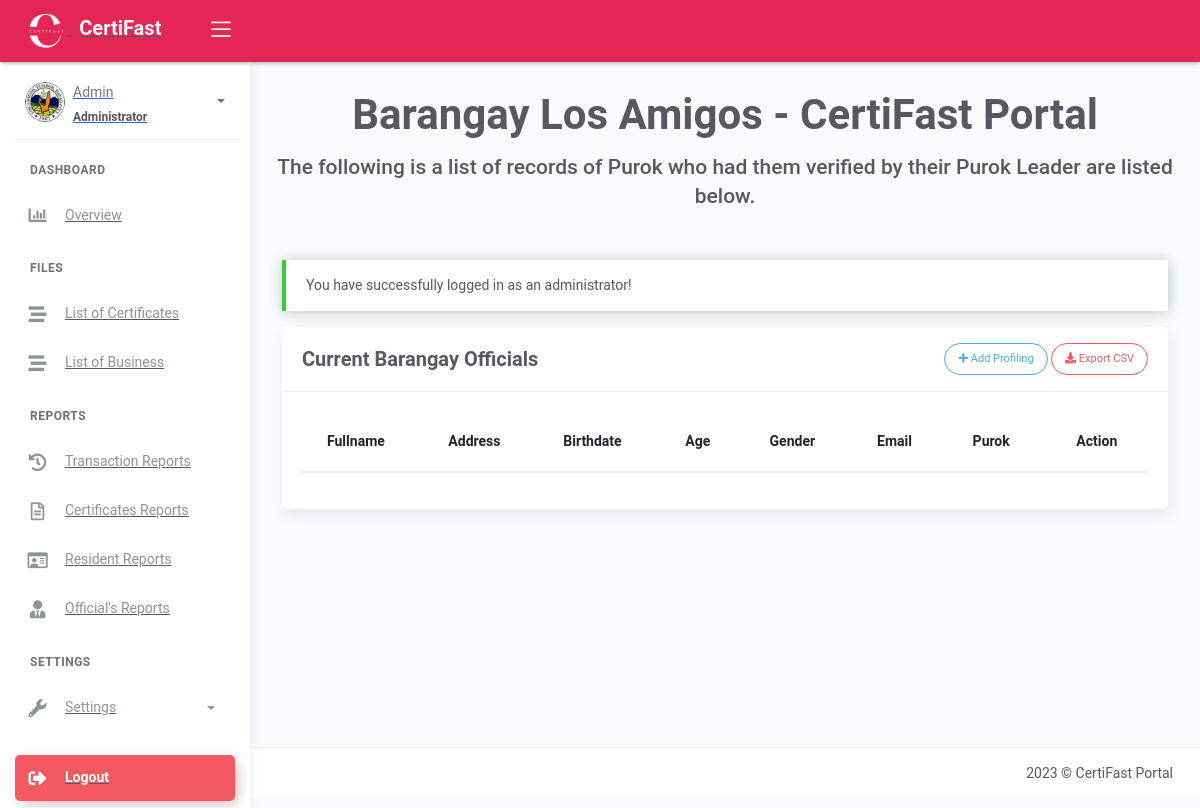
Before: /purok_records.php (signed in) with the older database file.
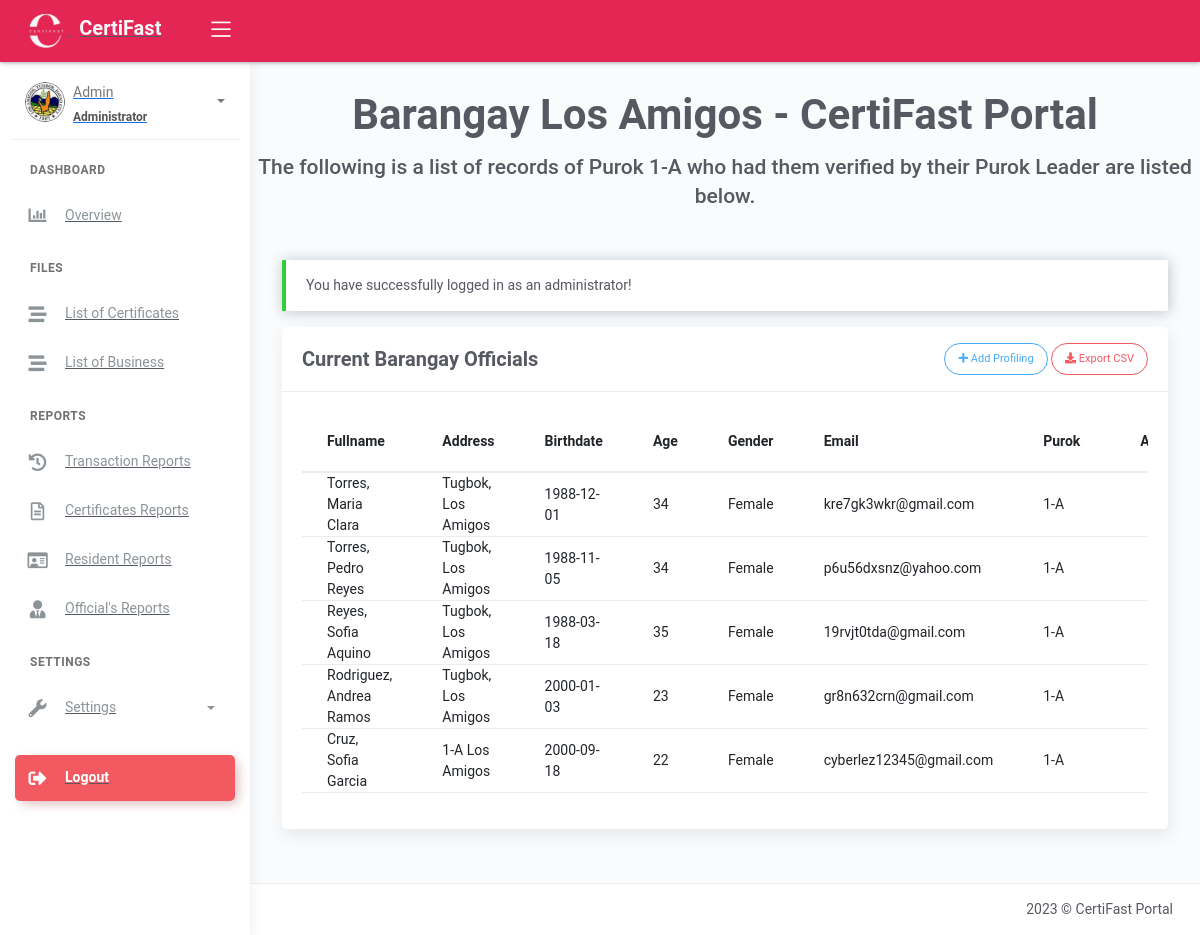
After: the same page with the newer database file.
### tables this page shows
CREATE TABLE `tblpurok_records` (
  `id` int(11) NOT NULL AUTO_INCREMENT,
  `national_id` varchar(100) DEFAULT NULL,
  `citizenship` varchar(50) DEFAULT NULL,
  `picture` text DEFAULT NULL,
  `firstname` varchar(50) DEFAULT NULL,
  `middlename` varchar(50) DEFAULT NULL,
  `lastname` varchar(50) DEFAULT NULL,
  `address` varchar(20) DEFAULT NULL,
  `birthplace` varchar(80) DEFAULT NULL,
  `birthdate` date DEFAULT NULL,
  `age` int(11) DEFAULT NULL,
  `civilstatus` varchar(20) DEFAULT NULL,
  `gender` varchar(20) DEFAULT NULL,
  `purok` varchar(50) DEFAULT NULL,
  `voterstatus` varchar(20) DEFAULT NULL,
  `taxno` varchar(30) DEFAULT NULL,
  `phone` varchar(50) DEFAULT NULL,
  `email` varchar(50) DEFAULT NULL,
  `occupation` varchar(100) DEFAULT NULL,
  `remarks` text DEFAULT NULL,
  `resident_type` int(11) DEFAULT 1,
  `purpose` text DEFAULT NULL,
  `residency_status` varchar(50) NOT NULL,
  PRIMARY KEY (`id`)
);

CREATE TABLE `tbl_user_admin` (
  `id` int(11) NOT NULL AUTO_INCREMENT,
  `fullname` varchar(50) NOT NULL,
  `username` varchar(50) DEFAULT NULL,
  `purok` varchar(50) NOT NULL,
  `password` varchar(100) DEFAULT NULL,
  `user_type` varchar(20) DEFAULT NULL,
  `avatar` text DEFAULT NULL,
  `created_at` timestamp NOT NULL DEFAULT current_timestamp(),
  PRIMARY KEY (`id`)
);

### purok_records.php (the view, shortened to what the changed rows need)
<?php
include 'server/server.php';
$username = $_SESSION["username"];
$sql = "SELECT *, r.id AS id FROM tblpurok_records AS r JOIN tbl_user_admin AS a ON r.purok = a.purok WHERE a.username = ?";
$stmt = $conn->prepare($sql);
$stmt->bind_param("s", $username);
$stmt->execute();
$result = $stmt->get_result();
$resident = array();
while ($row = $result->fetch_assoc()) {
    $resident[] = $row;
}
?>
<!DOCTYPE html>
<html lang="en">
<head>
	<?php include 'templates/header.php' ?>
</head>
<body>
	<div class="wrapper">
		<div class="main-panel mt-2">
			<div class="content">
				<div class="panel-header">
                    <h1 class="text-center fw-bold mt-3" style="font-size: 300%;">Barangay Los Amigos - CertiFast Portal</h1>
                    <h3 class="text-center mt-2" style="font-size: 150%;">The following is a list of records of Purok <?php echo isset($_SESSION['purok']) ? ucwords($_SESSION['purok']) : ''; ?> who had them verified by their Purok Leader are listed below.</h3>
                    <div class="page-inner mt-4">
                        <div class="row">
                            <div class="col-md-12">
                                <div class="card">
                                    <div class="card-body">
                                        <div class="table-responsive">
                                            <table id="residenttable" class="table">
                                                <thead>
                                                    <tr>
                                                        <th scope="col">Fullname</th>
                                                        <th scope="col">Address</th>
                                                        <th scope="col">Birthdate</th>
                                                        <th scope="col">Age</th>
                                                        <th scope="col">Gender</th>
                                                        <th scope="col">Email</th>
                                                        <th scope="col">Purok</th>
                                                        <?php if(isset($_SESSION['username'])):?>
                                                        <th class="text-center" scope="col">Action</th>
                                                        <?php endif ?>
                                                    </tr>
                                                </thead>
                                                <tbody>
                                                <?php if (!empty($resident)): ?>
                                                    <?php $no = 1; foreach ($resident as $row): ?>
                                                    <tr>
                                                        <td>
                                                            <?= ucwords($row['lastname'].', '.$row['firstname'].' '.$row['middlename']) ?>
                                                        </td>
                                                        <td><?= $row['address'] ?></td>
                                                        <td><?= $row['birthdate'] ?></td>
                                                        <td><?= $row['age'] ?></td>
                                                        <td><?= $row['gender'] ?></td>
                                                        <td><?= $row['email'] ?></td>
                                                        <td><?= $row['purok'] ?></td>
                                                        <?php if(isset($_SESSION['username'])):?>
                                                        <td class="text-center">
                                                            <div class="form-button-action">
                                                                <a type="button" href="#edit" data-toggle="modal" class="btn btn-link btn-primary" title="View Resident" onclick="editResident(this)"
                                                                    data-id="<?= $row['id'] ?>" data-national="<?= $row['national_id'] ?>" data-fname="<?= $row['firstname'] ?>" data-mname="<?= $row['middlename'] ?>" data-lname="<?= $row['lastname'] ?>" data-address="<?= $row['address'] ?>" data-bplace="<?= $row['birthplace'] ?>" data-bdate="<?= $row['birthdate'] ?>" data-age="<?= $row['age'] ?>"
                                                                    data-cstatus="<?= $row['civilstatus'] ?>" data-gender="<?= $row['gender'] ?>"data-purok="<?= $row['purok'] ?>" data-vstatus="<?= $row['voterstatus'] ?>" data-taxno="<?= $row['taxno'] ?>" data-number="<?= $row['phone'] ?>" data-email="<?= $row['email'] ?>" data-occu="<?= $row['occupation'] ?>" data-remarks="<?= $row['remarks'] ?>"
                                                                    data-img="<?= $row['picture'] ?>" data-citi="<?= $row['citizenship'];?>" data-dead="<?= $row['resident_type'];?>" data-purpose="<?= $row['purpose'] ?>">
                                                                </a>
                                                            </div>
                                                        </td>
                                                        <?php endif ?>
                                                    </tr>
                                                    <?php $no++; endforeach ?>
                                                <?php endif ?>
                                            </tbody>
                                        </table>
                                    </div>
                                </div>
                            </div>
                        </div>
                    </div>
                </div>
            </div>
        </div>
    </div>
</body>
</html>

Changed rows visible on the page:
added tblpurok_records: lastname+firstname+middlename "Torres, Maria Clara", address "Tugbok, Los Amigos", birthdate "1988-12-01", age "34", gender "Female", email "kre7gk3wkr@gmail.com", tbl_user_admin.purok "1-A"
added tblpurok_records: lastname+firstname+middlename "Torres, Pedro Reyes", address "Tugbok, Los Amigos", birthdate "1988-11-05", age "34", gender "Female", email "p6u56dxsnz@yahoo.com", tbl_user_admin.purok "1-A"
added tblpurok_records: lastname+firstname+middlename "Reyes, Sofia Aquino", address "Tugbok, Los Amigos", birthdate "1988-03-18", age "35", gender "Female", email "19rvjt0tda@gmail.com", tbl_user_admin.purok "1-A"
added tblpurok_records: lastname+firstname+middlename "Rodriguez, Andrea Ramos", address "Tugbok, Los Amigos", birthdate "2000-01-03", age "23", gender "Female", email "gr8n632crn@gmail.com", tbl_user_admin.purok "1-A"
added tblpurok_records: lastname+firstname+middlename "Cruz, Sofia Garcia", address "1-A Los Amigos", birthdate "2000-09-18", age "22", gender "Female", email "cyberlez12345@gmail.com", tbl_user_admin.purok "1-A"
Other visible differences:
$_SESSION['purok']: (not shown) → "1-A"
